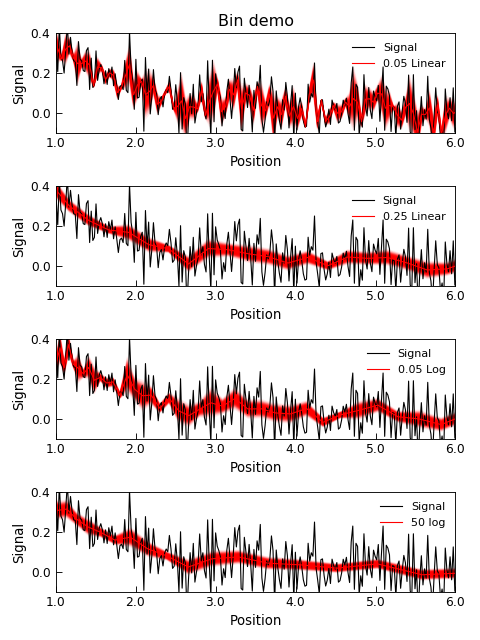

Reproduce this figure in Python.
"""Re-binning data example."""
from Stoner import Data
from Stoner.plot.utils import errorfill

d=Data("Noisy_Data.txt",setas="xy")

d.template.fig_height=6
d.template.fig_width=8
d.figure(figsize=(6,8))
d.subplot(411)

e=d.bin(bins=0.05,mode="lin")
f=d.bin(bins=0.25,mode="lin")
g=d.bin(bins=0.05,mode="log")
h=d.bin(bins=50,mode="log")

for i,(binned,label) in enumerate(zip([e,f,g,h],["0.05 Linear","0.25 Linear","0.05 Log","50 log"])):
    binned.subplot(411+i)
    d.plot()
    binned.fig=d.fig
    binned.plot(plotter=errorfill,label=label)

    d.xlim=(1,6)
    d.ylim(-0.1,0.4)
    d.title="Bin demo" if i==0 else ""
d.tight_layout()
